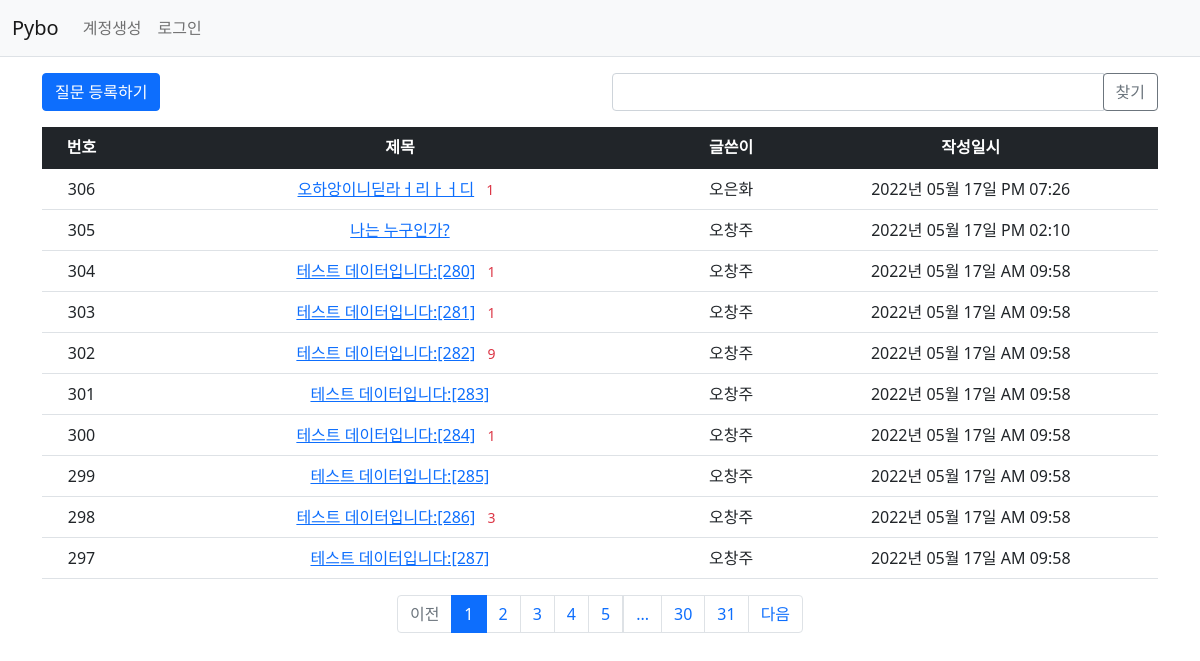
Page /question/list/ on the committed database.
### pybo/models.py (models this page shows)
class Question(db.Model):
    id = db.Column(db.Integer, primary_key=True)
    subject = db.Column(db.String(200), nullable=False)
    content = db.Column(db.Text(), nullable=False)
    create_date = db.Column(db.DateTime(), nullable=False)
    user_id = db.Column(db.Integer, db.ForeignKey('user.id', ondelete='CASCADE'), nullable=False)
    user = db.relationship('User', backref=db.backref('question_set'))
    modify_date = db.Column(db.DateTime(), nullable=True)
    voter = db.relationship('User', secondary=question_voter, backref=db.backref('question_voter_set'))

class User(db.Model):
    id = db.Column(db.Integer, primary_key=True)
    username = db.Column(db.String(150), unique=True, nullable=False)
    password = db.Column(db.String(200), nullable=False)
    email = db.Column(db.String(120), unique=True, nullable=False)

### pybo/views/question_views.py (the view, shortened to what this page needs)
@bp.route('/list/')
def _list():
    page = request.args.get('page', type=int, default=1)
    kw = request.args.get('kw', type=str, default='')
    question_list = Question.query.order_by(Question.create_date.desc())
    question_list = question_list.paginate(page, per_page=10)
    return render_template('question/question_list.html', question_list=question_list, page=page, kw=kw)

### pybo/filter.py (called while the page is built)
def format_datetime(value, fmt='%Y년 %m월 %d일 %p %I:%M'):
    return value.strftime(fmt)

### pybo/views/auth_views.py (called while the page is built)
@bp.before_app_request
def load_logged_in_user():
    user_id = session.get('user_id')
    if user_id is None:
        g.user = None
    else:
        g.user = User.query.get(user_id)

### pybo/templates/question/question_list.html (shortened to what this page needs)
{% extends 'base.html' %}
{% block content %}
<div class="container my-3">
    <div class="row my-3">
        <div class="col-6">
            <a href="{{ url_for('question.create') }}" class="btn btn-primary">질문 등록하기</a>
        </div>
        <div class="col-6">
            <div class="input-group">
                <input type="text" id="search_kw" class="form-control" value="{{kw or '' }}">
                <div class="input-group-append">
                    <button class="btn btn-outline-secondary" type="button" id="btn_search">찾기</button>
                </div>
            </div>
        </div>
    </div>
    <table class="table">
        <thead>
        <tr class="text-center table-dark">
            <th>번호</th>
            <th style="width:50%">제목</th>
            <th>글쓴이</th>
            <th>작성일시</th>
        </tr>
        </thead>
        <tbody>
        {% if question_list %}
        {% for question in question_list.items %}
        <tr class = "text-center">
            <td>{{ question_list.total - ((question_list.page-1) * question_list.per_page) - loop.index0}}</td>
            <td class="text-center">
                <a href="{{ url_for('question.detail', question_id=question.id) }}">{{ question.subject }}</a>
                {% if question.answer_set|length > 0 %}
                <span class="text-danger small mx-2">{{ question.answer_set|length }}</span>
                {% endif %}
            </td>
            <td>{{ question.user.username }}</td>
            <td>{{ question.create_date|datetime }}</td>
        </tr>
        {% endfor %}
        {% else %}
        <tr>
            <td colspan="3">질문이 없습니다.</td>
        </tr>
        {% endif %}
        </tbody>
    </table>
    <ul class="pagination justify-content-center">
        {% if question_list.has_prev %}
        <li class="page-item">
            <a class="page-link" href="?page={{ question_list.prev_num }}" href="javascrip:void(0)">이전</a>
        </li>
        {% else %}
        <li class="page-item disabled">
            <a class="page-link" tabindex="-1" aria-disabled="true" href="javascript:void(0)">이전</a>
        </li>
        {% endif %}
        {% for page_num in question_list.iter_pages() %}
        {% if page_num %}
        {% if page_num != question_list.page %}
        <li class="page-item">
            <a class="page-link" href="?page={{ page_num }}" href="javascript:void(0)">{{ page_num }} </a>
        </li>
        {% else %}
        <li class="page-item active" aria-current="page">
            <a class="page-link" href="javascript:void(0)">{{ page_num }}</a>
        </li>
        {% endif %}
        {% else %}
        <li class="disabled">
            <a class="page-link" href="javascript:void(0)">...</a>
        </li>
        {% endif %}
        {% endfor %}
        {% if question_list.has_next %}
        <li class="page-item">
            <a class="page-link" href="?page={{ question_list.next_num }}" href="javascript:void(0)">다음</a>
        </li>
        {% else %}
        <li class="page-item disabled">
            <a class="page-link" tabindex="-1" aria-disabled="true" href="javascript:void(0)">다음</a>
        </li>
        {% endif %}
    </ul>
</div>
{% endblock %}

### pybo/templates/base.html (shortened to what this page needs)
<!doctype html>
<html lang="ko">
<head>
    <link rel="stylesheet" href="{{ url_for('static', filename='bootstrap.min.css') }}">
    <link rel="stylesheet" href="{{ url_for('static', filename='style.css') }}">
</head>
<body>
{% include "navbar.html" %}
{% block content %}
{% endblock %}
</body>
</html>

### pybo/templates/navbar.html (shortened to what this page needs)
<nav class="navbar navbar-expand-lg navbar-light bg-light border-bottom">
    <div class="container-fluid">
        <a class="navbar-brand" href="{{ url_for('main.index') }}">Pybo</a>
        <div class="collapse navbar-collapse" id="navbarSupportedContent">
            {% if g.user %}
            <ul class="navbar-nav">
                <li class="nav-item ">
                    <a class="nav-link" href="{{ url_for('auth.logout') }}">{{ g.user.username }} (로그아웃)</a>
                </li>
            </ul>
            {% else %}
            <ul class="navbar-nav me-auto mb-2 mb-lg-0">
                <li class="nav-item">
                    <a class="nav-link" href="{{ url_for('auth.signup') }}">계정생성</a>
                </li>
                <li class="nav-item">
                    <a class="nav-link" href="{{ url_for('auth.login') }}">로그인</a>
                </li>
            </ul>
            {% endif %}
        </div>
    </div>
</nav>

### rows in the picture
Question: total "306", subject "오하앙이니딛라ㅓ리ㅏㅓ디", answer_set|length "1", user.username "오은화", create_date "2022년 05월 17일 PM 07:26"
Question: total "305", subject "나는 누구인가?", user.username "오창주", create_date "2022년 05월 17일 PM 02:10"
Question: total "304", subject "테스트 데이터입니다:[280]", answer_set|length "1", user.username "오창주", create_date "2022년 05월 17일 AM 09:58"
Question: total "303", subject "테스트 데이터입니다:[281]", answer_set|length "1", user.username "오창주", create_date "2022년 05월 17일 AM 09:58"
Question: total "302", subject "테스트 데이터입니다:[282]", answer_set|length "9", user.username "오창주", create_date "2022년 05월 17일 AM 09:58"
Question: total "301", subject "테스트 데이터입니다:[283]", user.username "오창주", create_date "2022년 05월 17일 AM 09:58"
Question: total "300", subject "테스트 데이터입니다:[284]", answer_set|length "1", user.username "오창주", create_date "2022년 05월 17일 AM 09:58"
Question: total "299", subject "테스트 데이터입니다:[285]", user.username "오창주", create_date "2022년 05월 17일 AM 09:58"
Question: total "298", subject "테스트 데이터입니다:[286]", answer_set|length "3", user.username "오창주", create_date "2022년 05월 17일 AM 09:58"
Question: total "297", subject "테스트 데이터입니다:[287]", user.username "오창주", create_date "2022년 05월 17일 AM 09:58"

### other values in the picture
{{ page_num }} "1"
{{ page_num }} "2" "3" "4" "5" "30" "31"
